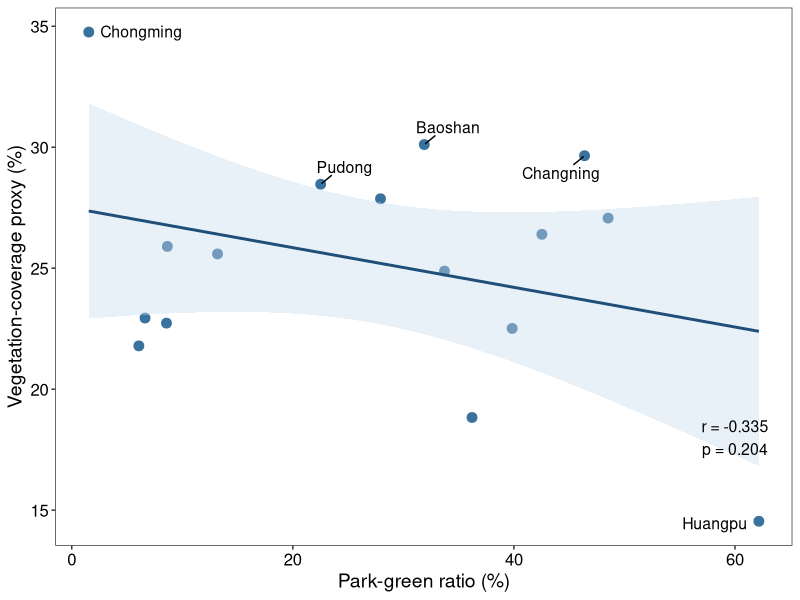

R code for this plot:
library(ggrepel) # 用于处理文字标签防重叠

# 构建表3的数据集
df_table3 <- data.frame(
  District = c("Huangpu", "Xuhui", "Changning", "Jing'an", "Putuo", "Hongkou", "Yangpu", 
               "Pudong", "Minhang", "Baoshan", "Jiading", "Songjiang", 
               "Jinshan", "Qingpu", "Fengxian", "Chongming"),
  Zone = c(rep("Central urban", 7), rep("Inner suburban", 5), rep("Outer suburban", 4)),
  Veg_Proxy = c(14.54, 26.40, 29.65, 22.51, 27.07, 18.83, 24.88, 
                28.47, 27.87, 30.11, 25.59, 25.90, 
                21.79, 22.73, 22.94, 34.76),
  Park_Ratio = c(62.16, 42.53, 46.39, 39.84, 48.52, 36.21, 33.72, 
                 22.52, 27.93, 31.89, 13.19, 8.65, 
                 6.07, 8.57, 6.63, 1.54)
)

# 图6(c): 散点图与线性拟合
p_scatter <- ggplot(df_table3, aes(x = Park_Ratio, y = Veg_Proxy)) +
  geom_point(color = "#3A729E", size = 3) +
  geom_smooth(method = "lm", color = "#1F4E79", fill = "#C6DBEF", level = 0.95) +
  # 标记几个关键的区名 (参考图注说明)
  geom_text_repel(aes(label = ifelse(District %in% c("Chongming", "Huangpu", "Changning", "Pudong", "Baoshan"), District, "")),
                  box.padding = 0.5, size = 4) +
  theme_bw() +
  labs(x = "Park-green ratio (%)", y = "Vegetation-coverage proxy (%)") +
  theme(panel.grid.major = element_blank(), panel.grid.minor = element_blank(),
        axis.text = element_text(size = 12, color = "black"),
        axis.title = element_text(size = 14)) +
  annotate("text", x = 60, y = 18, label = "r = -0.335\np = 0.204", size = 4)

print(p_scatter)
